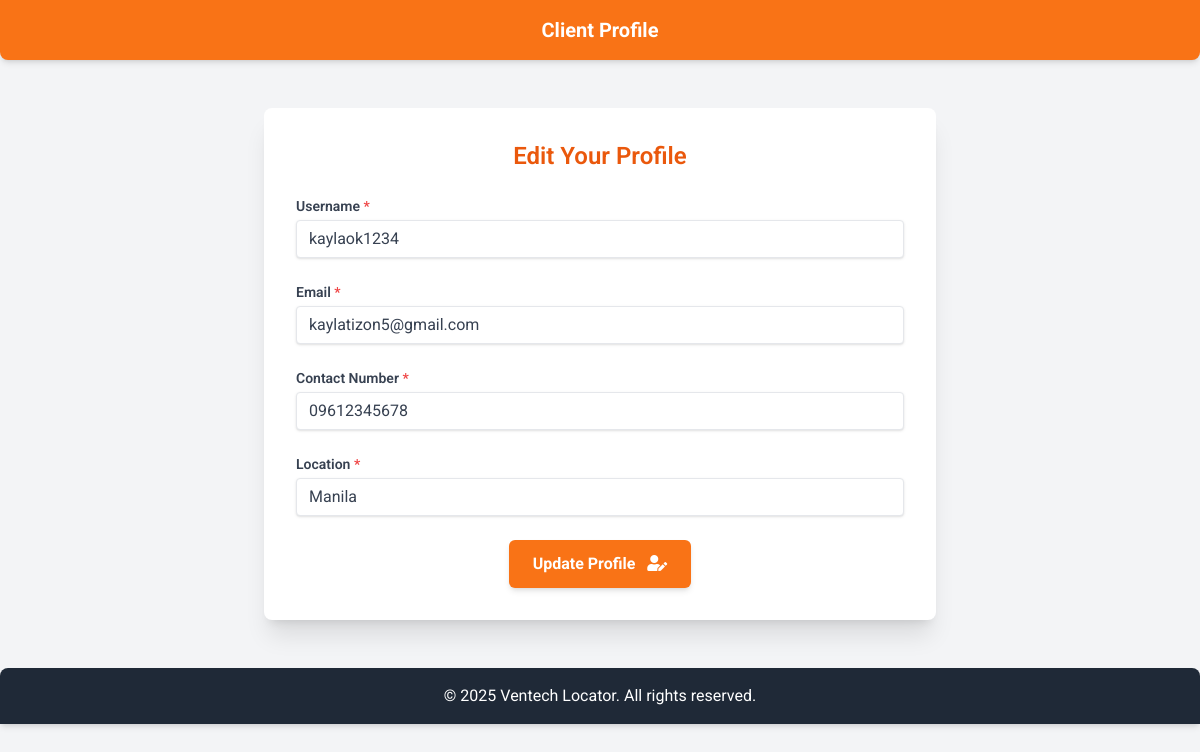
The page /client/client_profile.php (signed in) on the database its author committed.
### tables this page shows
CREATE TABLE IF NOT EXISTS users (
    id INT AUTO_INCREMENT PRIMARY KEY,
    username VARCHAR(50) NOT NULL UNIQUE,
    email VARCHAR(100) NOT NULL UNIQUE,
    password VARCHAR(255) NOT NULL,
    contact_number VARCHAR(20),
    location VARCHAR(100),
    client_name VARCHAR(100),
    client_email VARCHAR(100),
    client_phone VARCHAR(20),
    client_address TEXT,
    role ENUM('admin', 'guest', 'client') DEFAULT 'guest',
    created_at TIMESTAMP DEFAULT CURRENT_TIMESTAMP,
    updated_at TIMESTAMP DEFAULT CURRENT_TIMESTAMP ON UPDATE CURRENT_TIMESTAMP
);

### client/client_profile.php (the view, shortened to what this page needs)
<?php
include_once('../includes/db_connection.php');
$user_id = $_SESSION['user_id'];
$stmt = $pdo->prepare("SELECT * FROM users WHERE id = ?");
$stmt->execute([$user_id]);
$user = $stmt->fetch();
?>
<!DOCTYPE html>
<html lang="en">
<head>
    <script src="https://cdn.tailwindcss.com"></script>
    <link rel="stylesheet" href="https://cdnjs.cloudflare.com/ajax/libs/font-awesome/5.15.3/css/all.min.css">
</head>
<body class="bg-gray-100">
    <nav class="bg-orange-500 p-4 text-white text-center shadow-md rounded-b-lg">
        <h1 class="text-xl font-bold">Client Profile</h1>
    </nav>
    <div class="container mx-auto mt-8 p-4 flex justify-center">
        <div class="bg-white rounded-lg shadow-xl p-8 w-full max-w-2xl">
            <h2 class="text-2xl font-semibold mb-6 text-orange-600 text-center">Edit Your Profile</h2>
            <form method="POST" class="space-y-6">
                <div>
                    <label for="username" class="block text-sm font-semibold text-gray-700">Username <span class="text-red-500">*</span></label>
                    <div class="mt-1">
                        <input type="text" id="username" name="username" class="shadow appearance-none border rounded w-full py-2 px-3 text-gray-700 leading-tight focus:outline-none focus:shadow-outline" value="<?= htmlspecialchars($user['username']) ?>" required>
                    </div>
                </div>
                <div>
                    <label for="email" class="block text-sm font-semibold text-gray-700">Email <span class="text-red-500">*</span></label>
                    <div class="mt-1">
                        <input type="email" id="email" name="email" class="shadow appearance-none border rounded w-full py-2 px-3 text-gray-700 leading-tight focus:outline-none focus:shadow-outline" value="<?= htmlspecialchars($user['email']) ?>" required>
                    </div>
                </div>
                <div>
                    <label for="contact_number" class="block text-sm font-semibold text-gray-700">Contact Number <span class="text-red-500">*</span></label>
                    <div class="mt-1">
                        <input type="text" name="contact_number" id="contact_number" class="shadow appearance-none border rounded w-full py-2 px-3 text-gray-700 leading-tight focus:outline-none focus:shadow-outline" value="<?= htmlspecialchars($user['contact_number']) ?>" required>
                    </div>
                </div>
                <div>
                    <label for="location" class="block text-sm font-semibold text-gray-700">Location <span class="text-red-500">*</span></label>
                    <div class="mt-1">
                        <input type="text" name="location" id="location" class="shadow appearance-none border rounded w-full py-2 px-3 text-gray-700 leading-tight focus:outline-none focus:shadow-outline" value="<?= htmlspecialchars($user['location']) ?>" required>
                    </div>
                </div>
                <div class="text-center">
                    <button type="submit" class="bg-orange-500 hover:bg-orange-700 text-white font-bold py-3 px-6 rounded-md shadow-md focus:outline-none focus:shadow-outline transition duration-300 ease-in-out">
                        Update Profile <i class="fas fa-user-edit ml-2"></i>
                    </button>
                </div>
            </form>
        </div>
    </div>
    <footer class="bg-gray-800 text-white text-center py-4 rounded-t-lg shadow-md mt-8">
        <p>© <?= date('Y') ?> Ventech Locator. All rights reserved.</p>
    </footer>
</body>
</html>

### client/client_profile.php (style rules this page uses)
body { font-family: 'Roboto', sans-serif; }

### rows shown on the page
users: username "kaylaok1234", email "kaylatizon5@gmail.com", contact_number "09612345678", location "Manila"
